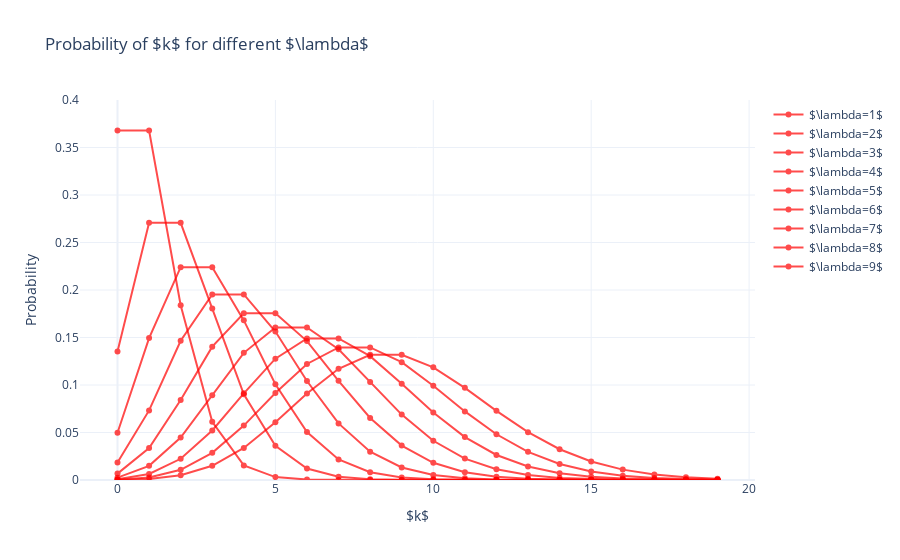
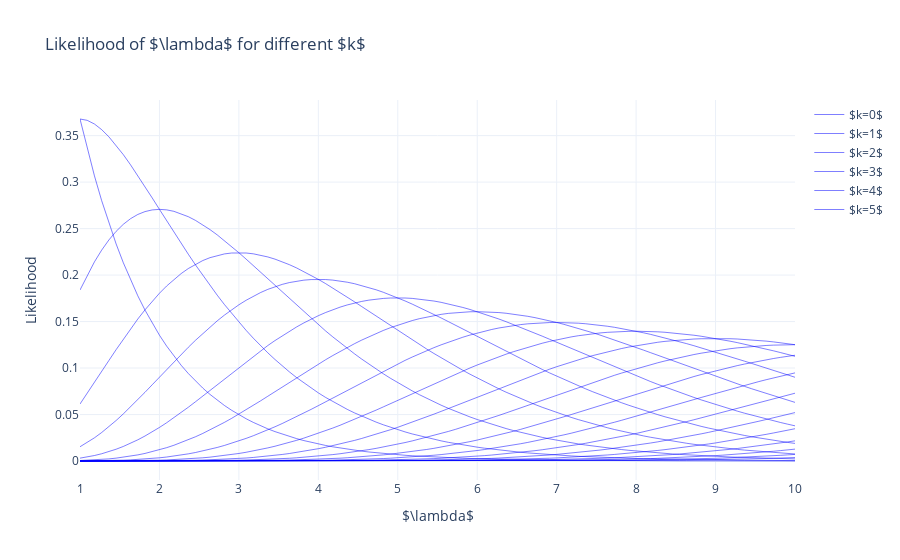

The notebook cell saved with these charts, in order:
### Code cell
likelihood = Poisson()

lambdas = jnp.arange(1, 10)
ks = jnp.arange(0, 20)

# Plot probability of k for different lambdas
fig1 = go.Figure()
lambdas_plot = jnp.arange(1, 10)
for lam in lambdas_plot:
    fig1.add_trace(
        go.Scatter(
            x=ks,
            y=jnp.exp(likelihood.logpdf(ks[..., None], [lam])),
            mode="lines+markers",
            name=f"$\\lambda={lam}$",
            line=dict(color="red"),
            marker=dict(size=6),
            opacity=0.7,
        )
    )
fig1.update_layout(
    xaxis_title="$k$",
    yaxis_title="Probability",
    title="Probability of $k$ for different $\\lambda$",
    yaxis=dict(range=[0, 0.4]),
    template="plotly_white",
)
fig1.update_xaxes(dtick=5, minor=dict(dtick=1))

fig1.show()

# Plot likelihood of lambda for all k
fig2 = go.Figure()
lambdas = jnp.linspace(1, 10, 100)
for k in ks:
    fig2.add_trace(
        go.Scatter(
            x=lambdas,
            y=jnp.exp(likelihood.logpdf([k], lambdas[..., None])),
            mode="lines",
            name=f"$k={k}$",
            line=dict(width=1, color="blue"),
            opacity=0.5,
            showlegend=False if k > 5 else True,  # Only show legend for first few k
        )
    )
fig2.update_layout(
    xaxis_title="$\\lambda$",
    yaxis_title="Likelihood",
    title="Likelihood of $\\lambda$ for different $k$",
    template="plotly_white",
)
fig2.show()
